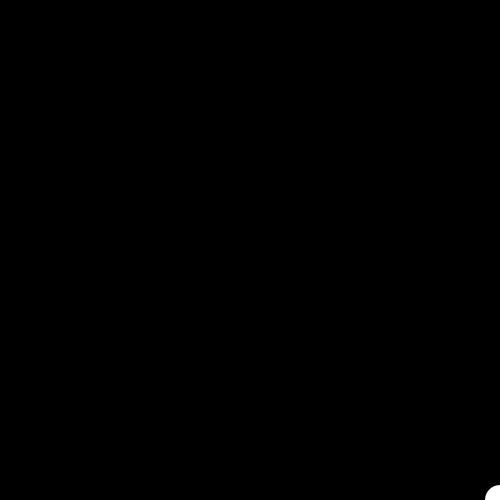
Frame 1 (no input)
Frame 60 (the mouse pressed at the canvas centre just before this capture): identical to frame 1, image omitted
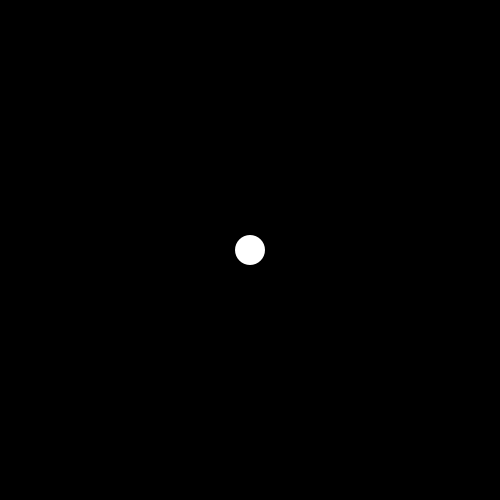
Frame 120 (the mouse held since frame 60 and released just before this capture)

The Processing sketch that drew these frames (run headless with seeded random() and noise(); from frame 60 on, the mouse is pressed at the canvas centre):

// Processing sketch: MousePosReverse
// ── MousePosReverse.pde
void setup(){
  size(500, 500);
  noStroke();
}

void draw(){
  float x = mouseX;
  float y = mouseY;
  x = width - mouseX;
  y = height - mouseY;
  background(0,0,0);
  ellipse(x,y,30,30);
  
}
